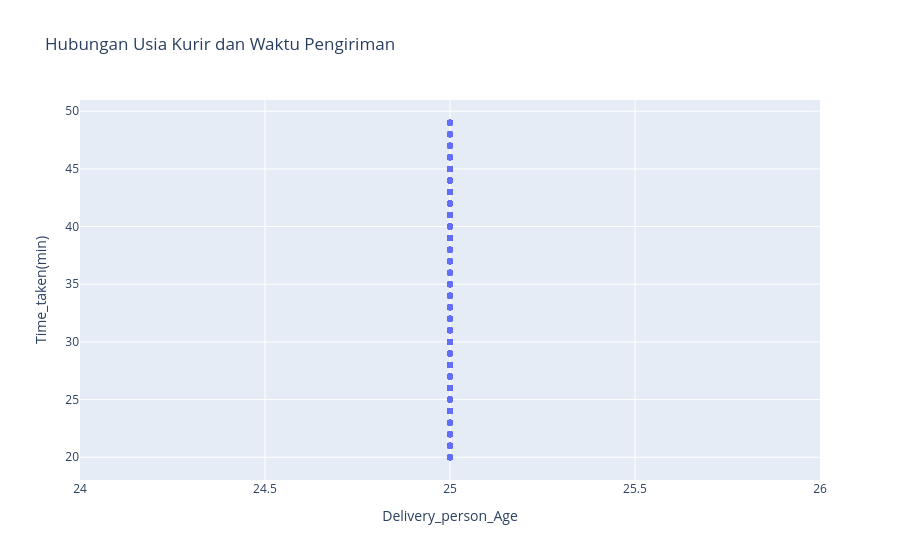

Write notebook code for a chart like this one.
### Code cell
# Visualisasi 5: Scatter Plot Hubungan Usia Kurir dan Waktu Pengiriman (Tanpa parameter warna cuaca)
fig5 = px.scatter(
    df.to_pandas().head(1000), 
    x="Delivery_person_Age", 
    y="Time_taken(min)",
    title="Hubungan Usia Kurir dan Waktu Pengiriman"
)
fig5.show()

### Figure 1 — Plotly figure (JSON) as saved in the notebook; plotly's stock layout.template omitted (floating-point values rounded to 4 significant figures; data arrays with more than 128 entries replaced by an {"elided": "..."} marker saying what was removed)
{"data": [{"hovertemplate": "Delivery_person_Age=%{x}<br>Time_taken(min)=%{y}<extra></extra>", "legendgroup": "", "marker": {"color": "#636efa", "symbol": "circle"}, "mode": "markers", "name": "", "orientation": "v", "showlegend": false, "type": "scatter", "x": {"elided": "1000 float values"}, "xaxis": "x", "y": {"elided": "1000 int values"}, "yaxis": "y"}], "layout": {"legend": {"tracegroupgap": 0}, "title": {"text": "Hubungan Usia Kurir dan Waktu Pengiriman"}, "xaxis": {"anchor": "y", "domain": [0, 1], "title": {"text": "Delivery_person_Age"}}, "yaxis": {"anchor": "x", "domain": [0, 1], "title": {"text": "Time_taken(min)"}}}}
